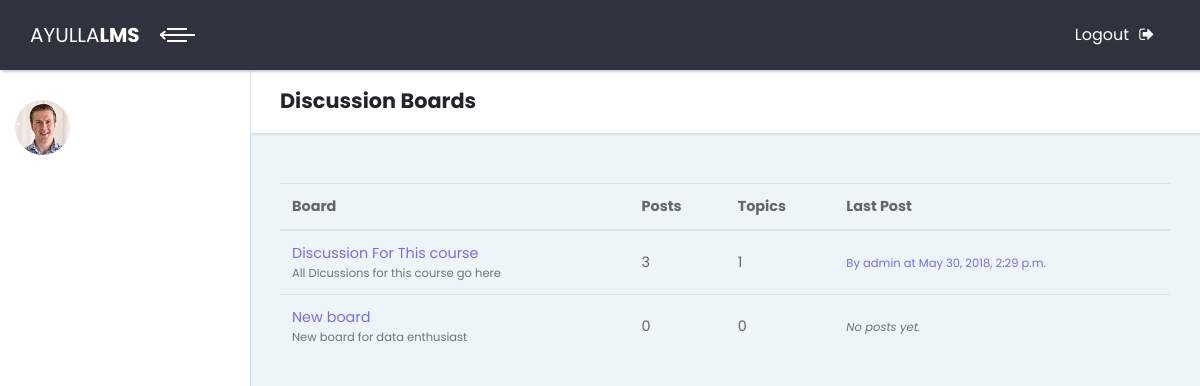
The page /discussion/ on the database as committed earlier.
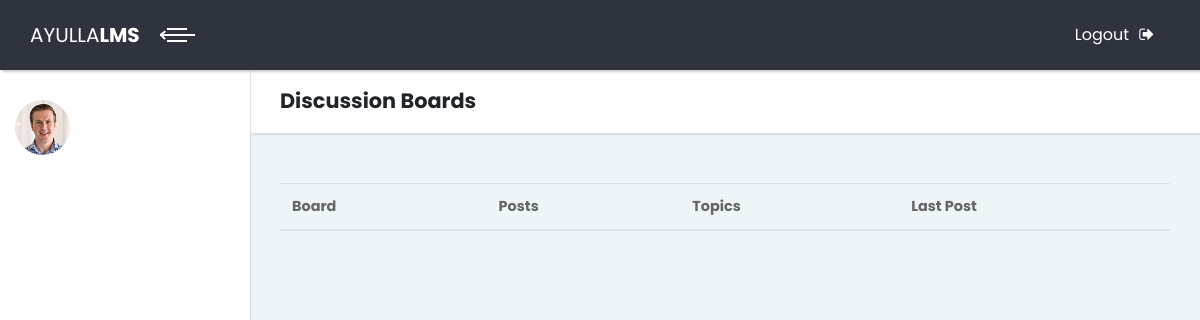
The same page on the database as committed later.
### discussion/models.py (models this page shows, shortened)
class Board(models.Model):
    name = models.CharField(max_length=30, unique=True)
    course = models.OneToOneField(Course, on_delete=models.CASCADE)
    description = models.CharField(max_length=100)
    created_by = models.ForeignKey(User, on_delete=models.CASCADE)
    def get_posts_count(self):
        return Post.objects.filter(topic__board=self).count()
    def get_last_post(self):
        return Post.objects.filter(topic__board=self).order_by('-created_at').first()
    class Meta:
        verbose_name_plural = 'Course Discussion'

class Post(models.Model):
    message = models.TextField(max_length=4000)
    topic = models.ForeignKey(Topic, on_delete=models.CASCADE, related_name='posts')
    created_at = models.DateTimeField(auto_now_add=True)
    updated_at = models.DateTimeField(null=True)
    created_by = models.ForeignKey(User, on_delete=models.CASCADE, related_name='posts')
    updated_by = models.ForeignKey(User,on_delete=models.CASCADE, null=True, related_name='+')

### accounts/models.py (models this page shows)
class User(AbstractUser):
    is_student = models.BooleanField(default=False, db_index=True)
    is_instructor = models.BooleanField(default=False)
    is_teaching_assistant = models.BooleanField(default=False)
    is_observer = models.BooleanField(default=False)

### discussion/views.py (the view)
# urls.py: path('', discussion_home, name='discussion_home'),
def discussion_home(request):
    boards = Board.objects.all()
    return render(request, 'discussion_home.html', {'boards': boards})

### templates/discussion_home.html (shortened to what this page needs)
{% extends 'externals/base.html' %}
          {% block header %}
            <div class="container-fluid">
              <h2 class="no-margin-bottom">Discussion Boards</h2>
            </div>
          {% endblock header %}
    {% block content %}
    <section class="dashboard-counts no-padding-bottom">
            <div class="container-fluid">
  <table class="table">
    <thead class="thead-inverse">
      <tr>
        <th>Board</th>
        <th>Posts</th>
        <th>Topics</th>
        <th>Last Post</th>
      </tr>
    </thead>
    <tbody>
      {% for board in boards %}
        <tr>
          <td>
            <a href="{% url 'board_topics' board.pk %}">{{ board.name }}</a>
            <small class="text-muted d-block">{{ board.description }}</small>
          </td>
          <td class="align-middle">
            {{ board.get_posts_count }}
          </td>
          <td class="align-middle">
            {{ board.topics.count }}
          </td>
          <td class="align-middle">
            {% with post=board.get_last_post %}
  {% if post %}
    <small>
      <a href="{% url 'topic_posts' board.pk post.topic.pk %}">
        By {{ post.created_by.username }} at {{ post.created_at }}
      </a>
    </small>
  {% else %}
    <small class="text-muted">
      <em>No posts yet.</em>
    </small>
  {% endif %}
{% endwith %}
          </td>
        </tr>
      {% endfor %}
    </tbody>
  </table>
            </div>
    </section>
{% endblock %}

### templates/externals/base.html (shortened to what this page needs)
{% load static %}<!DOCTYPE html>
<html>
  <head>
    <link rel="stylesheet" href="{% static 'externals/vendor/bootstrap/css/bootstrap.min.css' %}">
    <link rel="stylesheet" href="{% static 'externals/vendor/font-awesome/css/font-awesome.min.css' %}">
    <link rel="stylesheet" href="{% static 'externals/css/fontastic.css' %}">
    <link rel="stylesheet" href="{% static 'externals/css/style.default.css' %}" id="theme-stylesheet">
    <link rel="stylesheet" href="{% static 'externals/css/custom.css' %}">
      {% if user.is_authenticated and user.is_instructor %}
      <link rel="stylesheet" type="text/css" href="{% static 'css/instructor.css' %}">
    {% else %}
      <link rel="stylesheet" type="text/css" href="{% static 'css/students.css' %}">
    {% endif %}
  </head>
  <body>
    <div class="page">
      <header class="header">
        <nav class="navbar">
          <div class="container-fluid">
            <div class="navbar-holder d-flex align-items-center justify-content-between">
              <div class="navbar-header">
                <a href="index.html" class="navbar-brand d-none d-sm-inline-block">
                  <div class="brand-text d-none d-lg-inline-block"><span>AYULLA </span><strong>LMS</strong></div>
                  <div class="brand-text d-none d-sm-inline-block d-lg-none"><strong>BD</strong></div></a>
                <a id="toggle-btn" href="#" class="menu-btn active"><span></span><span></span><span></span></a>
              </div>
              <ul class="nav-menu list-unstyled d-flex flex-md-row align-items-md-center">
                <li class="nav-item"><a href="{% url 'logout' %}" class="nav-link logout"> <span class="d-none d-sm-inline">Logout</span><i class="fa fa-sign-out"></i></a></li>
              </ul>
            </div>
          </div>
        </nav>
      </header>
      <div class="page-content d-flex align-items-stretch">
        <nav class="side-navbar">
          <div class="sidebar-header d-flex align-items-center">
            <div class="avatar"><img src="{% static 'externals/img/avatar-1.jpg' %}" alt="..." class="img-fluid rounded-circle"></div>
          </div>
        </nav>
        <div class="content-inner">
        <header class="page-header">
          {% block header %}
          {% endblock header %}
          </header>
            {% block content %}
            {% endblock content %}
        </div>
      </div>
    </div>
  </body>
</html>

### static/externals/css/style.default.css (style rules this page uses)
body { overflow-x: hidden; }
a, i, span { display: inline-block; text-decoration: none; -webkit-transition: all 0.3s; transition: all 0.3s; }
section { padding: 50px 0; }
.container-fluid { padding: 0 30px; }
header.page-header { padding: 20px 0; }
table { font-size: 0.9em; color: #666; }
.content-inner { position: relative; width: calc(100% - 250px); min-height: calc(100vh - 70px); padding-bottom: 60px; }
.page-header { background: #fff; padding: 20px; -webkit-box-shadow: 2px 2px 2px rgba(0, 0, 0, 0.1); box-shadow: 2px 2px 2px rgba(0, 0, 0, 0.1); position: relative; z-index: 8; }
.page { background: #EEF5F9; }
.no-padding-bottom { padding-bottom: 0 !important; }
.no-margin-bottom { margin-bottom: 0 !important; }
.page { overflow-x: hidden; }
nav.side-navbar { background: #fff; min-width: 250px; max-width: 250px; color: #686a76; -webkit-box-shadow: 1px 1px 1px rgba(0, 0, 0, 0.1); box-shadow: 1px 1px 1px rgba(0, 0, 0, 0.1); z-index: 9; }
nav.side-navbar .sidebar-header { padding: 30px 15px; }
nav.side-navbar .avatar { width: 55px; height: 55px; }
nav.navbar { background: #2f333e; padding-top: 15px; padding-bottom: 15px; color: #fff; position: relative; border-radius: 0; -webkit-box-shadow: 2px 2px 2px rgba(0, 0, 0, 0.2); box-shadow: 2px 2px 2px rgba(0, 0, 0, 0.2); z-index: 10; padding-left: 0; padding-right: 0; }
nav.navbar .navbar-holder { width: 100%; }
nav.navbar a { color: inherit; }
nav.navbar .container-fluid { width: 100%; }
nav.navbar .menu-btn { margin-right: 20px; font-size: 1.2em; -webkit-transition: all 0.7s; transition: all 0.7s; }
nav.navbar .menu-btn span { width: 20px; height: 2px; background: #fff; display: block; margin: 4px auto 0; -webkit-transition: all 0.3s cubic-bezier(0.81, -0.33, 0.345, 1.375); transition: all 0.3s cubic-bezier(0.81, -0.33, 0.345, 1.375); }
nav.navbar .menu-btn span:nth-of-type(2) { position: relative; width: 35px; -webkit-transform: rotateY(180deg); transform: rotateY(180deg); }
nav.navbar .menu-btn span:nth-of-type(2)::before, nav.navbar .menu-btn span:nth-of-type(2)::after { content: ''; width: 6px; height: 2px; display: block; background: #fff; -webkit-transform: rotate(45deg); transform: rotate(45deg); position: absolute; top: 2px; left: 0; -webkit-transition: all 0.7s; transition: all 0.7s; }
nav.navbar .menu-btn span:nth-of-type(2)::after { -webkit-transform: rotate(145deg); transform: rotate(145deg); position: absolute; top: -2px; left: 0; }
nav.navbar .menu-btn.active span:first-of-type { -webkit-transform: translateY(12px); transform: translateY(12px); }
nav.navbar .menu-btn.active span:nth-of-type(2) { -webkit-transform: none; transform: none; }
nav.navbar .menu-btn.active span:last-of-type { -webkit-transform: translateY(-12px); transform: translateY(-12px); }
nav.navbar .nav-link { position: relative; }
nav.navbar .nav-link.logout i { margin-left: 10px; }
nav.navbar .nav-menu { margin-bottom: 0; }
.navbar { padding: 0.5rem 1rem; }
.navbar-brand { display: inline-block; padding-top: 0.3125rem; padding-bottom: 0.3125rem; margin-right: 1rem; font-size: 1.25rem; }
body { font-family: "Poppins", sans-serif; font-size: 1rem; font-weight: 400; line-height: 1.5; color: #212529; background-color: #fff; }
a { color: #796AEE; text-decoration: none; }
h1, h2, h3, h4, h5, h6, .h1, .h2, .h3, .h4, .h5, .h6 { margin-bottom: 0.5rem; font-family: inherit; font-weight: 700; line-height: 1.1; color: inherit; }
h2, .h2 { font-size: 1.3rem; }
.nav-link { padding: 0.5rem 1rem; }

### static/css/students.css (style rules this page uses)
body { background-color: #c2d4d8; }

Rows that differ between the two databases and show on the page:
removed Board: name "Discussion For This course", description "All DIcussions for this course go here", get_posts_count "3", topics.count "1", get_last_post.created_by.username "admin", get_last_post.created_at "May 30, 2018, 2:29 p.m."
removed Board: name "New board", description "New board for data enthusiast", get_posts_count "0", topics.count "0", shows "No posts yet."
